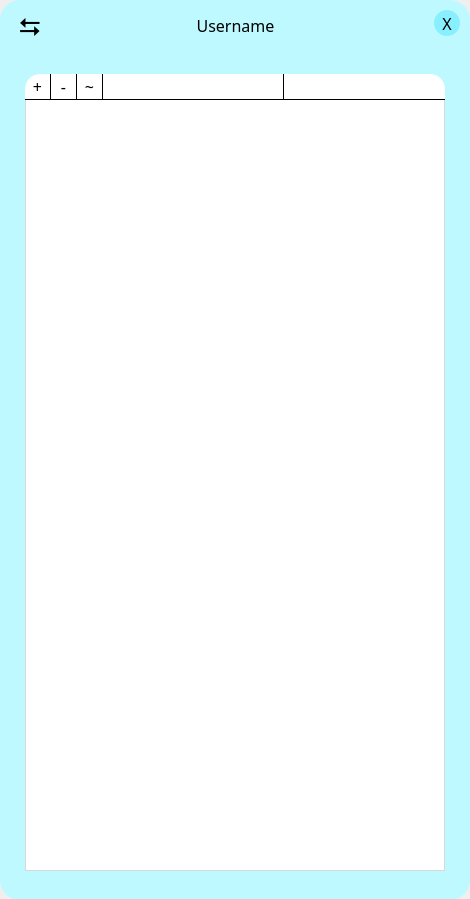
<?xml version="1.0" encoding="UTF-8"?>
<ui version="4.0">
 <class>Form</class>
 <widget class="QWidget" name="Form">
  <property name="geometry">
   <rect>
    <x>0</x>
    <y>0</y>
    <width>470</width>
    <height>899</height>
   </rect>
  </property>
  <property name="windowTitle">
   <string>Form</string>
  </property>
  <widget class="QFrame" name="main_frame">
   <property name="geometry">
    <rect>
     <x>0</x>
     <y>0</y>
     <width>470</width>
     <height>900</height>
    </rect>
   </property>
   <property name="styleSheet">
    <string notr="true">background-color: rgb(190, 249, 255);
border-radius: 20</string>
   </property>
   <property name="frameShape">
    <enum>QFrame::StyledPanel</enum>
   </property>
   <property name="frameShadow">
    <enum>QFrame::Raised</enum>
   </property>
   <widget class="QPushButton" name="quitButton">
    <property name="geometry">
     <rect>
      <x>434</x>
      <y>10</y>
      <width>26</width>
      <height>26</height>
     </rect>
    </property>
    <property name="font">
     <font>
      <family>Bahnschrift Light</family>
      <pointsize>12</pointsize>
     </font>
    </property>
    <property name="styleSheet">
     <string notr="true">QPushButton {
  background-color:  rgb(136, 239, 255);
  border-radius: 13px;

}
QPushButton:hover {
 background-color: rgba(0, 221, 255, 100);
border: 1px solid rgba(0,0,0,100);
}</string>
    </property>
    <property name="text">
     <string>X</string>
    </property>
   </widget>
   <widget class="QPushButton" name="log_out_button">
    <property name="geometry">
     <rect>
      <x>15</x>
      <y>10</y>
      <width>30</width>
      <height>30</height>
     </rect>
    </property>
    <property name="font">
     <font>
      <family>Bahnschrift Light</family>
      <pointsize>20</pointsize>
      <weight>50</weight>
      <italic>false</italic>
      <bold>false</bold>
      <underline>false</underline>
      <strikeout>false</strikeout>
      <stylestrategy>PreferAntialias</stylestrategy>
      <kerning>false</kerning>
     </font>
    </property>
    <property name="styleSheet">
     <string notr="true">QPushButton {
}
QPushButton:hover {
font-weight: 700;
}</string>
    </property>
    <property name="text">
     <string>⮀</string>
    </property>
   </widget>
   <widget class="QTableView" name="tableView">
    <property name="geometry">
     <rect>
      <x>25</x>
      <y>100</y>
      <width>420</width>
      <height>771</height>
     </rect>
    </property>
    <property name="font">
     <font>
      <family>Bahnschrift Light</family>
      <pointsize>12</pointsize>
     </font>
    </property>
    <property name="styleSheet">
     <string notr="true">QFrame
{
        border: 1px solid rgb(216, 216, 216);
        border-radius: 0px;
		border-top: 0px;
        padding: 0px;
		background-color: rgb(255, 255, 255);
		border-top-right-radius:0px;
		border-top-left-radius:0px;

 }
QScrollBar:vertical {
        border: 2px solid  white;
        background: rgba(255, 255, 255);
        width: 14px;
        margin:  5px 0px 5px 0px;
		border-radius:10px;
		
    }
    QScrollBar::handle:vertical {
        background-color: rgba(190, 249, 255,100);
		border-radius:3px;
        min-height: 75px;
    }
	QScrollBar::handle:vertical:hover {
    background-color: rgba(190, 249, 255,175);
}

QScrollBar::handle:vertical:pressed {
    background-color: rgba(190, 249, 255,255);
}
    QScrollBar::add-line:vertical, QScrollBar::sub-line:vertical {
        border: none;
        background:rgb(255, 255, 255);
        subcontrol-origin: margin;
        height: 6px;
		border-radius:10px;
    }
QScrollBar::add-line:vertical {
        subcontrol-position: bottom;
    }
    QScrollBar::sub-line:vertical {
        subcontrol-position: top;
    }
    QScrollBar::up-arrow:vertical, QScrollBar::down-arrow:vertical {
        border: 0px;
        width: 0px;
        height: 0px;
    }
QScrollBar::up-arrow:vertical {
        top: 10px;
        border-bottom-color: white;
    }
    QScrollBar::down-arrow:vertical {
        bottom: 10px;
        border-top-color: white;

    }
QScrollBar:horizontal {
    border: 2px solid white;
    background: rgba(255, 255, 255);
    height: 15px;
    margin: 0px 5px 0px 5px;
    border-radius: 10px;
}

QScrollBar::handle:horizontal {
    background-color: rgba(190, 249, 255, 100);
    border-radius: 3px;
    min-width: 75px;
}

	QScrollBar::handle:horizontal:hover {
    background-color: rgba(190, 249, 255,175);
}

QScrollBar::handle:horizontal:pressed {
    background-color: rgba(190, 249, 255,255);
}

QScrollBar::add-line:horizontal, QScrollBar::sub-line:horizontal {
    border: none;
    background: rgb(255, 255, 255);
    subcontrol-origin: margin;
    width: 6px;
    border-radius: 10px;
}

QScrollBar::add-line:horizontal {
    subcontrol-position: right;
}

QScrollBar::sub-line:horizontal {
    subcontrol-position: left;
}

QScrollBar::left-arrow:horizontal, QScrollBar::right-arrow:horizontal {
    border: 0px;
    width: 0px;
    height: 0px;
}</string>
    </property>
    <property name="verticalScrollBarPolicy">
     <enum>Qt::ScrollBarAsNeeded</enum>
    </property>
    <property name="horizontalScrollBarPolicy">
     <enum>Qt::ScrollBarAsNeeded</enum>
    </property>
   </widget>
   <widget class="QLabel" name="username_label">
    <property name="geometry">
     <rect>
      <x>0</x>
      <y>10</y>
      <width>471</width>
      <height>31</height>
     </rect>
    </property>
    <property name="font">
     <font>
      <family>Bahnschrift Light</family>
      <pointsize>12</pointsize>
     </font>
    </property>
    <property name="styleSheet">
     <string notr="true">background-color: rgba(255, 255, 255,0);</string>
    </property>
    <property name="text">
     <string>Username</string>
    </property>
    <property name="alignment">
     <set>Qt::AlignCenter</set>
    </property>
   </widget>
   <widget class="QPushButton" name="add_data_button">
    <property name="geometry">
     <rect>
      <x>25</x>
      <y>74</y>
      <width>25</width>
      <height>25</height>
     </rect>
    </property>
    <property name="font">
     <font>
      <family>Bahnschrift Light</family>
      <pointsize>12</pointsize>
     </font>
    </property>
    <property name="styleSheet">
     <string notr="true">  QPushButton {
  border-radius:0;
  border-top-left-radius:15;
  background-color:  rgb(255, 255, 255);
}
QPushButton:hover {
background-color: rgb(238, 238, 238);
}</string>
    </property>
    <property name="text">
     <string>+</string>
    </property>
   </widget>
   <widget class="Line" name="split_line1">
    <property name="geometry">
     <rect>
      <x>50</x>
      <y>74</y>
      <width>1</width>
      <height>25</height>
     </rect>
    </property>
    <property name="styleSheet">
     <string notr="true">background-color: rgb(0, 0, 0);</string>
    </property>
    <property name="orientation">
     <enum>Qt::Vertical</enum>
    </property>
   </widget>
   <widget class="Line" name="separ_line">
    <property name="geometry">
     <rect>
      <x>25</x>
      <y>99</y>
      <width>420</width>
      <height>1</height>
     </rect>
    </property>
    <property name="styleSheet">
     <string notr="true">background-color: rgb(0, 0, 0);</string>
    </property>
    <property name="orientation">
     <enum>Qt::Horizontal</enum>
    </property>
   </widget>
   <widget class="QPushButton" name="delete_data_button">
    <property name="geometry">
     <rect>
      <x>51</x>
      <y>74</y>
      <width>25</width>
      <height>25</height>
     </rect>
    </property>
    <property name="font">
     <font>
      <family>Bahnschrift Light</family>
      <pointsize>12</pointsize>
     </font>
    </property>
    <property name="styleSheet">
     <string notr="true">  QPushButton {
  background-color:  rgb(255, 255, 255);
}
QPushButton:hover {
background-color: rgb(238, 238, 238);
}</string>
    </property>
    <property name="text">
     <string>-</string>
    </property>
   </widget>
   <widget class="Line" name="split_line2">
    <property name="geometry">
     <rect>
      <x>76</x>
      <y>74</y>
      <width>1</width>
      <height>25</height>
     </rect>
    </property>
    <property name="styleSheet">
     <string notr="true">background-color: rgb(0, 0, 0);</string>
    </property>
    <property name="orientation">
     <enum>Qt::Vertical</enum>
    </property>
   </widget>
   <widget class="QPushButton" name="import_data_button">
    <property name="geometry">
     <rect>
      <x>77</x>
      <y>74</y>
      <width>25</width>
      <height>25</height>
     </rect>
    </property>
    <property name="font">
     <font>
      <family>Bahnschrift Light</family>
      <pointsize>12</pointsize>
     </font>
    </property>
    <property name="styleSheet">
     <string notr="true">  QPushButton {
  background-color:  rgb(255, 255, 255);

}
QPushButton:hover {
background-color: rgb(238, 238, 238);
}</string>
    </property>
    <property name="text">
     <string>~</string>
    </property>
   </widget>
   <widget class="Line" name="split_line3">
    <property name="geometry">
     <rect>
      <x>102</x>
      <y>74</y>
      <width>1</width>
      <height>25</height>
     </rect>
    </property>
    <property name="styleSheet">
     <string notr="true">background-color: rgb(0, 0, 0);</string>
    </property>
    <property name="orientation">
     <enum>Qt::Vertical</enum>
    </property>
   </widget>
   <widget class="Line" name="spacer1">
    <property name="geometry">
     <rect>
      <x>103</x>
      <y>74</y>
      <width>180</width>
      <height>25</height>
     </rect>
    </property>
    <property name="styleSheet">
     <string notr="true">background-color: rgb(255, 255, 255);</string>
    </property>
    <property name="orientation">
     <enum>Qt::Horizontal</enum>
    </property>
   </widget>
   <widget class="Line" name="split_line4">
    <property name="geometry">
     <rect>
      <x>283</x>
      <y>74</y>
      <width>1</width>
      <height>25</height>
     </rect>
    </property>
    <property name="styleSheet">
     <string notr="true">background-color: rgb(0, 0, 0);</string>
    </property>
    <property name="orientation">
     <enum>Qt::Vertical</enum>
    </property>
   </widget>
   <widget class="QLineEdit" name="search_edit">
    <property name="geometry">
     <rect>
      <x>284</x>
      <y>74</y>
      <width>161</width>
      <height>25</height>
     </rect>
    </property>
    <property name="font">
     <font>
      <family>Bahnschrift Light</family>
      <pointsize>12</pointsize>
     </font>
    </property>
    <property name="styleSheet">
     <string notr="true">background-color: rgb(255, 255, 255);
border-radius:0;
border-top-right-radius:15;</string>
    </property>
   </widget>
   <widget class="QLabel" name="info_label">
    <property name="geometry">
     <rect>
      <x>102</x>
      <y>70</y>
      <width>181</width>
      <height>31</height>
     </rect>
    </property>
    <property name="font">
     <font>
      <family>Bahnschrift Light</family>
      <pointsize>11</pointsize>
     </font>
    </property>
    <property name="styleSheet">
     <string notr="true">background-color: rgba(255, 255, 255, 0);</string>
    </property>
    <property name="text">
     <string/>
    </property>
    <property name="alignment">
     <set>Qt::AlignCenter</set>
    </property>
   </widget>
   <zorder>username_label</zorder>
   <zorder>quitButton</zorder>
   <zorder>log_out_button</zorder>
   <zorder>tableView</zorder>
   <zorder>add_data_button</zorder>
   <zorder>split_line1</zorder>
   <zorder>separ_line</zorder>
   <zorder>delete_data_button</zorder>
   <zorder>split_line2</zorder>
   <zorder>import_data_button</zorder>
   <zorder>split_line3</zorder>
   <zorder>spacer1</zorder>
   <zorder>split_line4</zorder>
   <zorder>search_edit</zorder>
   <zorder>info_label</zorder>
  </widget>
 </widget>
 <resources/>
 <connections/>
</ui>
